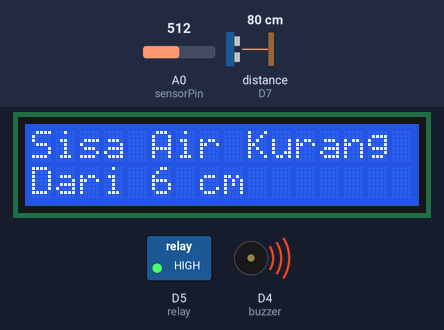
Bench run of a sketch on a simulated ESP8266 (NodeMCU). Shown: 16×2 character LCD, switched loads named in the sketch (green lamp = pin HIGH), buzzer (waves = sounding, pin HIGH). Wiring (inferred from the names in the program): ultrasonic range finder: trigger D6; echo D7. Inputs (shaded band) come from the test bench; at power-on: distance to the obstacle (sensor on D7) 80 cm, A0 (sensorPin) = 512. The echo pulse lasts 58.3 µs per cm; WiFi joins after 1.5 s; servers stay silent unless stated; uploads are accepted with an empty reply; pins used as bus, display or sensor lines are not drawn; what the sketch prints to the serial monitor is not drawn.

Above: at 2.8 s.
2.9 s: distance to the obstacle (sensor on D7) set to 2 cm
At 11.2 s:
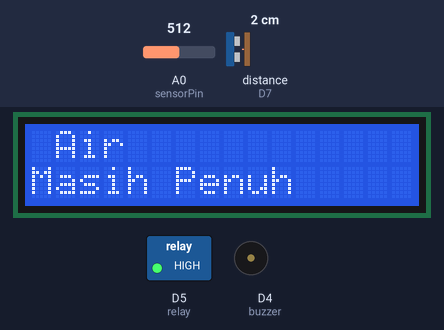
11.5 s: A0 (sensorPin) set to 710
At 17.1 s:
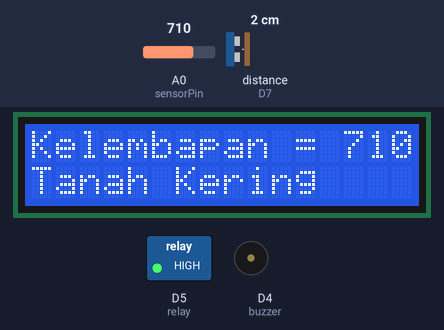
24.2 s: distance to the obstacle (sensor on D7) set to 9 cm
At 33.1 s:
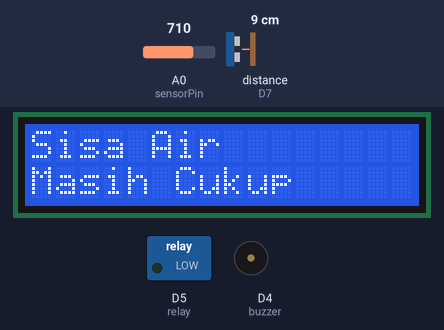
33.4 s: A0 (sensorPin) set to 340
At 38.9 s:
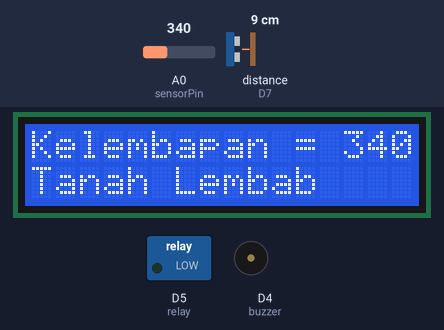
46.1 s: A0 (sensorPin) set to 360
At 53.6 s:
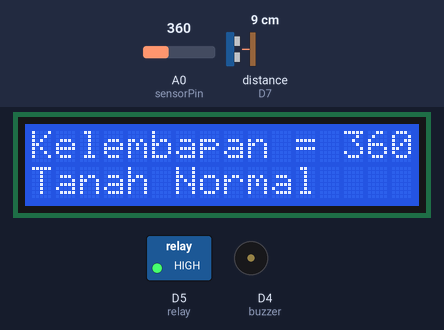
55.4 s: distance to the obstacle (sensor on D7) set to 4 cm
At 62.4 s:
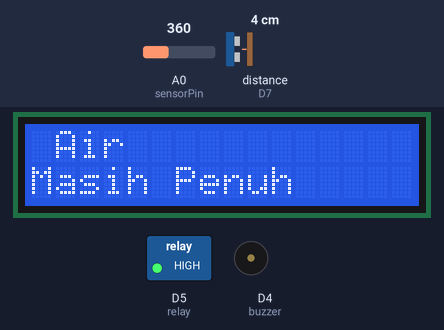
Timing chart, 0 to 63.9 s (numbered marks = the images above; inputs shaded):
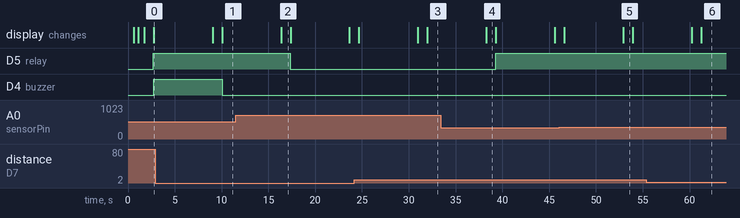

The sketch:

tugaspak-indra.ino
```cpp
#include <ESP8266HTTPClient.h>
#include <Wire.h>
#include <ESP8266WiFi.h>
#include <LiquidCrystal_I2C.h>
LiquidCrystal_I2C lcd(0x27, 16, 2);
WiFiClient wifiClient;

//BUAT WIFINYA
const char* ssid = "localhost";
const char* password = "";
int status = WL_IDLE_STATUS;
//BUAT HOSTNYA
const char* serverName = "http://192.168.1.9/sensor/send.php";

const int relay = D5;
const int sensorPin = A0;
int nilai;
int buatRelay;
int buatAir;
String stRelay;
String stAir;
const int trigPin = D6;
const int echoPin = D7;
const int buzzer = D4;
long duration;
int distance;

void setup() {
  Serial.begin(115200);
  lcd.init();
  lcd.backlight();
  //koneksi wifi
  WiFi.hostname("NODEMCU");
  WiFi.begin(ssid, password);
  lcd.print("Connecting");
  while (WiFi.status() != WL_CONNECTED) {
  delay(500);
  lcd.print(".");
  //KALO BISA KONEK
  lcd.print("BERHASIL KONEKSI");
  }
  pinMode(sensorPin, INPUT);
  pinMode(relay, OUTPUT);
  pinMode(buzzer, OUTPUT);
  pinMode(trigPin, OUTPUT);
  pinMode(echoPin, INPUT);
}

void loop() {
  int nilai = analogRead(sensorPin);
  lcd.init();
//  Buat Level Air
  digitalWrite(trigPin, LOW);
  delayMicroseconds(2);
  digitalWrite(trigPin, HIGH);
  delayMicroseconds(10);
  digitalWrite(trigPin, LOW);

  duration = pulseIn(echoPin, HIGH);
  distance = duration*0.034/2;


  if(nilai > 700)
  {
    lcd.setCursor(0, 0);
    lcd.print("Kelembapan = ");
    lcd.print(nilai);
    lcd.setCursor(0, 1);
    lcd.print("Tanah Kering");
    delay(1000);
    lcd.clear();
    stRelay = "ON";
    digitalWrite(relay, LOW);
  }
  else if(nilai > 350 && nilai < 700)
  {
    lcd.setCursor(0, 0);
    lcd.print("Kelembapan = ");
    lcd.print(nilai);
    lcd.setCursor(0, 1);
    lcd.print("Tanah Normal");
    delay(1000);
    lcd.clear();
    stRelay = "OFF";
    digitalWrite(relay, HIGH);
  }
  else if(nilai < 350){
    lcd.setCursor(0, 0);
    lcd.print("Kelembapan = ");
    lcd.print(nilai);
    lcd.setCursor(0, 1);
    lcd.print("Tanah Lembab");
    delay(1000);
    lcd.clear();
    digitalWrite(relay, HIGH);
    stRelay = "OFF";
  }
    if (distance > 16)
    {
    lcd.setCursor(0,0);
    lcd.print("Sisa Air Kurang");
    lcd.setCursor(0,1);
    lcd.print("Dari 6 cm");
    digitalWrite(buzzer, HIGH);
    delay (1000);
    stAir = "Air Tersisa Kurang dari 6 cm";
}
    else if(distance > 6 && distance < 16)
{
    lcd.setCursor(0,0);
    lcd.print("Sisa Air");
    lcd.setCursor(0,1);
    lcd.print("Masih Cukup");
    digitalWrite(buzzer, LOW);
    delay (1000);
    stAir = "Air Tersisa Setengah";
}
    else if(distance < 6 )
{
    lcd.setCursor(0,0);
    lcd.print(" Air");
    lcd.setCursor(0,1);
    lcd.print("Masih Penuh");
    digitalWrite(buzzer, LOW);
    delay (1000);
    stAir = "Air Masih Penuh";
}
//Check WiFi connection status
  if(WiFi.status()== WL_CONNECTED){
    Serial.println(stRelay);
    Serial.println(stAir);
    HTTPClient http;
    // Your Domain name with URL path or IP address with path
    http.begin(wifiClient,serverName);

    // Specify content-type header
    http.addHeader("Content-Type", "application/x-www-form-urlencoded");

    // Prepare your HTTP POST request data
    String httpRequestData = "kelembapan=" + String(nilai) + "&waterlevel=" + stAir +"&menyiram=" + stRelay +"";

    Serial.print("httpRequestData: ");
    Serial.println(httpRequestData);

    // Send HTTP POST request
    int httpResponseCode = http.POST(httpRequestData);
    if (httpResponseCode>0) {
      Serial.print("HTTP Response code: ");
      Serial.println(httpResponseCode);
    }
    else {
      Serial.print("Error code: ");
      Serial.println(httpResponseCode);
    }
    // Free resources
    http.end();
  }
  else {
    Serial.println("WiFi Disconnected");
  }
  delay(5000);
}
```

Measured:
- after the input at 2.9 s, D4 (buzzer): HIGH → LOW after 7.2 s; the display: first differs from a run without the input after 7.2 s (image 1)
- after the input at 11.5 s, D5 (relay): HIGH → LOW after 5.9 s; the display: changes after 4.9 s (image 2)
- after the input at 24.2 s, the display: first differs from a run without the input after 7.8 s (image 3)
- after the input at 33.4 s, D5 (relay): LOW → HIGH after 5.9 s; the display: changes after 4.9 s (image 4)
- after the input at 46.1 s, the display: first differs from a run without the input after 6.8 s (image 5)
- after the input at 55.4 s, the display: first differs from a run without the input after 5.9 s (image 6)
- what the display in image 2 shows lasts 1.0 s, from 16.4 s to 17.4 s
